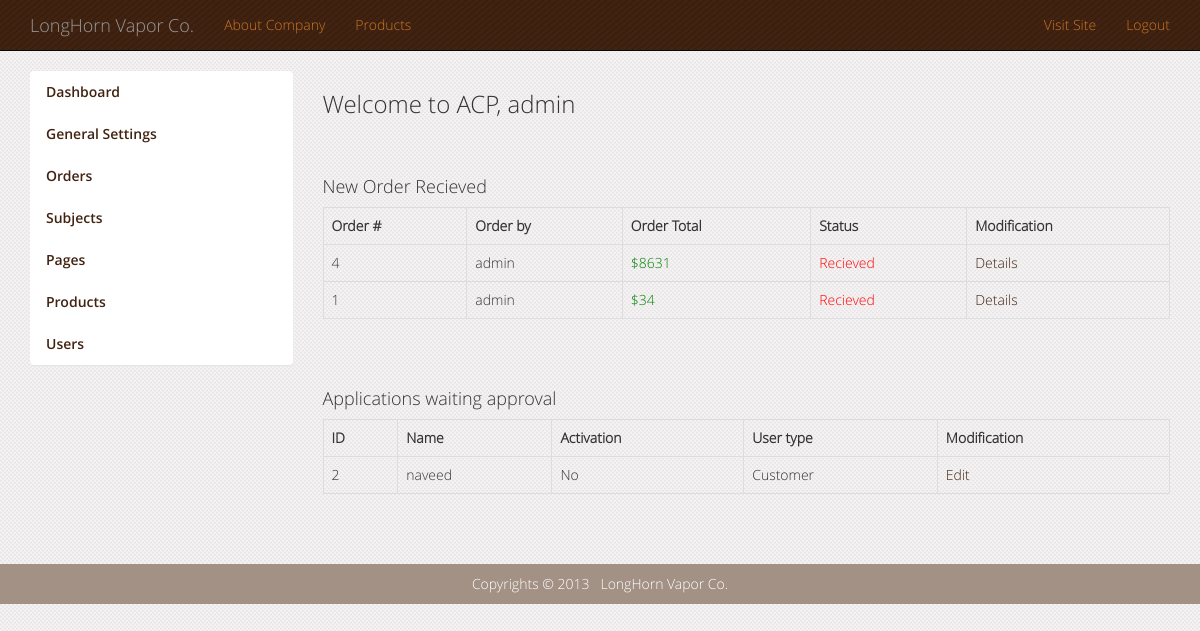
/admin/index.php (signed in), run on the app's committed database.
### tables this page shows
CREATE TABLE IF NOT EXISTS `site_options` (
  `id` int(11) NOT NULL AUTO_INCREMENT,
  `link` varchar(100) NOT NULL,
  `title` varchar(100) NOT NULL,
  `email` varchar(255) NOT NULL,
  `new_products` int(3) NOT NULL,
  `description` varchar(255) DEFAULT NULL,
  `welcome` text NOT NULL,
  `logo` varchar(100) NOT NULL,
  PRIMARY KEY (`id`)
);

CREATE TABLE IF NOT EXISTS `page_subjects` (
  `id` int(11) NOT NULL AUTO_INCREMENT,
  `parent_id` int(3) NOT NULL,
  `nav_id` int(11) NOT NULL,
  `position` int(3) NOT NULL,
  `name` varchar(50) NOT NULL,
  `content` text NOT NULL,
  `visible` tinyint(1) NOT NULL,
  PRIMARY KEY (`id`)
);

CREATE TABLE IF NOT EXISTS `orders` (
  `id` int(11) NOT NULL AUTO_INCREMENT,
  `dated` datetime NOT NULL,
  `user_id` int(11) NOT NULL,
  `status` tinyint(1) NOT NULL DEFAULT '1' COMMENT '1=received,2=process,3=completed',
  `order_total` int(11) NOT NULL,
  `note` varchar(500) NOT NULL,
  PRIMARY KEY (`id`)
);

CREATE TABLE IF NOT EXISTS `users` (
  `id` int(25) NOT NULL AUTO_INCREMENT,
  `username` varchar(65) NOT NULL,
  `name` varchar(255) NOT NULL,
  `hashed_password` varchar(42) NOT NULL,
  `job` varchar(255) NOT NULL,
  `email` varchar(255) NOT NULL,
  `phone` varchar(20) NOT NULL,
  `mobile` varchar(20) NOT NULL,
  `fax` varchar(20) NOT NULL,
  `address` varchar(255) NOT NULL,
  `activation` tinyint(1) NOT NULL,
  `user_type` int(3) NOT NULL,
  `company_name` varchar(255) NOT NULL,
  `company_website` varchar(255) NOT NULL,
  `company_address` varchar(500) NOT NULL,
  `company_city` varchar(255) NOT NULL,
  `company_state` varchar(255) NOT NULL,
  `company_zip` int(20) NOT NULL,
  `company_country` varchar(255) NOT NULL,
  `company_years` varchar(15) NOT NULL,
  `company_started` varchar(15) NOT NULL,
  `company_tax` varchar(40) NOT NULL,
  PRIMARY KEY (`id`)
);

### includes/header_inc.php (called while the page is built, shortened)
<?php
	if(isset($_GET['subject'])){
		$sel_subject = get_subject_by_id($_GET['subject']);
	}else{
		$sel_subject = NULL;
	}
?>

### includes/session.php (called while the page is built, shortened)
<?php
	function logged_in() {
		return isset($_SESSION['user_id']);
	}
?>

### admin/includes/order_functions.php (called while the page is built, shortened)
<?php
function get_order_by_status($case){
	global $connection;
	switch($case){
		case "recieved":
			$query = "SELECT * FROM orders WHERE status = 1 ORDER BY id DESC";
		break;
	}
	$page_data = mysql_query($query, $connection);
	return $page_data;
}
?>

### admin/includes/user_functions.php (called while the page is built, shortened)
<?php
function get_user_by_id($user_id){
	global $connection;
		$query = "SELECT *";
		$query .= "	FROM users";
		$query .= "	WHERE id=" . $user_id;
		$query .= " LIMIT 1";
		$result_set = mysql_query($query, $connection);
		if($user = mysql_fetch_array($result_set)){
			return $user;
		}else{
			return NULL;
		}
}
function get_user_by_status($case){
	global $connection;
	switch($case){
		case "inactive":
			$query = "SELECT * FROM users WHERE activation = 0 ORDER BY id DESC";
		break;
	}
	$page_data = mysql_query($query, $connection);
	return $page_data;
}
?>

### admin/index.php (the view, shortened to what this page needs)
<?php
require_once('../includes/admin_header.php');
 ?>
		<div class="row">
			<?php include('admin_sidebar.php'); ?>
			<article class="col-lg-9">
				<h3>Welcome to ACP, <span><?php echo $_SESSION['username'];?></span></h3>
				<br /><br />
				<h4>New Order Recieved</h4>
				<?php
					$recieved_orders = get_order_by_status('recieved');
					echo '<table class="table table-hover table-bordered">';
					echo '<tr><th>Order #</th><th>Order by</th><th>Order Total</th><th>Status</th><th>Modification</th></tr>';
					while($orders = mysql_fetch_array($recieved_orders)){
						echo '<tr>';
						echo '<td>' . $orders['id'] . '</td>';
						$order_by = get_user_by_id($orders['user_id']);
						echo '<td>' . $order_by['username'] . '</td>';
						echo '<td style="color: green;">$'. $orders['order_total'] .'</td>';
						echo '<td style="color: red;">Recieved</td>';
						echo '<td><a href="'. site_options('link') .'admin/edit_order.php?order='. $orders['id'] .'">Details </a>';
						echo '</tr>';
					}
					echo '</table>';
				?>
				<br /><br />
				<h4>Applications waiting approval</h4>
<?php				$inactive_users = get_user_by_status('inactive');
					$users_index = '<table class="table table-hover table-bordered">';
					$users_index .= '<tr><th>ID</th><th>Name</th><th>Activation</th><th>User type</th><th>Modification</th></tr>';
					while($users = mysql_fetch_array($inactive_users)){
						$users_index .= '<tr>';
						$users_index .= '<td>' . $users['id'] . '</td>';
						$users_index .= '<td>' . $users['username'] . '</td>';
						if($users['activation'] == 1){
							$users_index .= '<td>Yes</td>';
						}else{
							$users_index .= '<td>No</td>';
						}
						if($users['user_type'] == 1){
							$users_index .= '<td>Admin</td>';
						}elseif($users['user_type'] == 2){
							$users_index .= '<td>Customer</td>';
						}else{
							$users_index .= '<td>'. $users['user_type'] .'</td>';
						}
						$users_index .= '<td><a href="'. site_options('link') .'admin/edit_user.php?user='. $users['id'] .'">Edit </a>';
						$users_index .= '</tr>';
					}
					$users_index .= '</table>';
					echo $users_index;
?>
			</article>
		</div>
<?php require_once('../includes/footer.php'); ?>

### includes/admin_header.php (shortened to what this page needs)
<?php
require_once("connection.php");
require_once("session.php");
require_once("functions.php");
require_once("header_inc.php");
?>
<!DOCTYPE html>
<html lang="en">
  <head>
    <link href="<?php echo site_options('link'); ?>/css/stylesheet.css" rel="stylesheet">
  </head>
  <body>
<nav class="navbar navbar-inverse navbar-static-top" role="navigation">
  <div class="container">
  <div class="navbar-header">
    <a class="navbar-brand" href="#"><?php echo site_options('title'); ?></a>
  </div>
  <div class="collapse navbar-collapse" id="bs-example-navbar-collapse-1">
	<ul class="nav navbar-nav">
			<?php get_navigation(2, 'top'); ?>
    </ul>
    <ul class="nav navbar-nav navbar-right">
      <li><a href="<?php echo site_options('link'); ?>/index.php">Visit Site</a></li>
	  <li><?php if(logged_in()){ ?>
	  <a href="<?php echo site_options('link'); ?>/logout.php">Logout</a>
	  <?php } else {?>
	  <a href="<?php echo site_options('link'); ?>/login.php">Login</a>
	  <?php }?>
	  </li>
    </ul>
	</div>
  </div>
</nav>
	<div class="container">

### includes/functions.php (shortened to what this page needs)
<?php
function site_options($option){
	global $connection;
	$query = "SELECT * FROM site_options";
	$options = mysql_query($query, $connection);
	while($opt = mysql_fetch_array($options)){
		if($option == 'link'
		|| $option == 'title'
		|| $option == 'description'
		|| $option == 'logo'
		|| $option == 'welcome'
		|| $option == 'new_products'
		|| $option == 'email'){
			return $opt[$option];
		}else{
			return NULL;
		}
	}
}
function get_navigation($nav_id, $nav){
	global $sel_subject;
	$subject_parent = get_main_subjects('parent');
	if($nav == 'sidebar'){
		while($subject = mysql_fetch_array($subject_parent)){
			if($subject['nav_id'] == $nav_id){
				echo '<li class="list-group-item  no-padding';
				if($subject['id'] == $sel_subject['id']){
					echo ' active">';
				}else {echo '">';}
				$link	=	'<a href="'. site_options('link') .'content.php?subject=' . urlencode($subject['id']) . '">';
				$link	.=	$subject['name'];
				$link	.=	'</a>';
				echo $link;
				echo '<ul>';
					$subject_child = get_main_subjects('child');
					while($child = mysql_fetch_array($subject_child)){
						if($subject['id'] == $sel_subject['id'] && $subject['id'] == $child['parent_id']){
							$link	=	'<li><a ';
							$link	.=	'href="'. site_options('link') .'content.php?subject=' . urlencode($subject['id']) . '&child=' . urlencode($child['id']) . '">';
							$link	.=	$child['name'];
							$link	.=	'</a>';
							echo $link;
							echo '</li>';
						}
					}
					echo '</ul>';
				echo '</li>';
			}
		}
	}
	elseif($nav == 'top'){
		while($subject = mysql_fetch_array($subject_parent)){
			if($subject['nav_id'] == $nav_id){
				echo '<li>';
				if($subject['id'] == $sel_subject['id']){
					echo '<li class="active">';
				}else{
					echo '<li>';
				}
				$link	=	'<a href="'. site_options('link') .'content.php?subject=' . urlencode($subject['id']) . '">';
				$link	.=	$subject['name'];
				$link	.=	'</a>';
				echo $link;
			echo '</li>';
			}
		}
	}
	else{
		echo '<li><a href="#">No Slot Selected</a></li>';
	}
}
function get_main_subjects($case){
	global $connection;
		switch($case){
			case'parent':
				$query = "SELECT * FROM page_subjects WHERE visible = 1 AND parent_id = 0 ORDER BY position ASC";
				break;
		}
		$subject = mysql_query($query, $connection);
	return $subject;
}
?>

### admin/admin_sidebar.php
<aside class="col-lg-3">
<div class="panel">
		<ul class="nav nav-pills nav-stacked">
			<li><a href="<?php echo site_options('link'); ?>admin/index.php">Dashboard</a></li>
			<li><a href="<?php echo site_options('link'); ?>admin/admin_options.php">General Settings</a></li>
			<li><a href="<?php echo site_options('link'); ?>admin/order_index.php">Orders</a></li>
			<li><a href="<?php echo site_options('link'); ?>admin/subject_index.php">Subjects</a></li>
			<li><a href="<?php echo site_options('link'); ?>admin/page_index.php">Pages</a></li>
			<li><a href="<?php echo site_options('link'); ?>admin/products_index.php">Products</a></li>
			<li><a href="<?php echo site_options('link'); ?>admin/users_index.php">Users</a></li>
		</ul>
</div>
</aside>

### includes/footer.php (shortened to what this page needs)
	</div>
	<footer>
		<div class="copyrights">Copyrights &copy; 2013 &nbsp; <?php echo site_options('title'); ?></div>
	</footer>
  </body>
</html>

### css/style.css (style rules this page uses)
body { font-family: 'open_sanslight'!important; background: url(../images/bg.png) repeat; }
.copyrights { height: 40px; width: 100%; text-align: center; background-color: #a49186; color: #FFF; padding: 10px 0; margin-top: 50px; }

### data on the page
site_options: title "LongHorn Vapor Co."
page_subjects: link "About Company"
page_subjects: link "Products"
orders: id "4", user.username "admin", order_total "8631"
orders: id "1", user.username "admin", order_total "34"
users: id "2", username "naveed", activation "No", user_type "Customer"

### other printed values
$_SESSION['username'] "admin"
